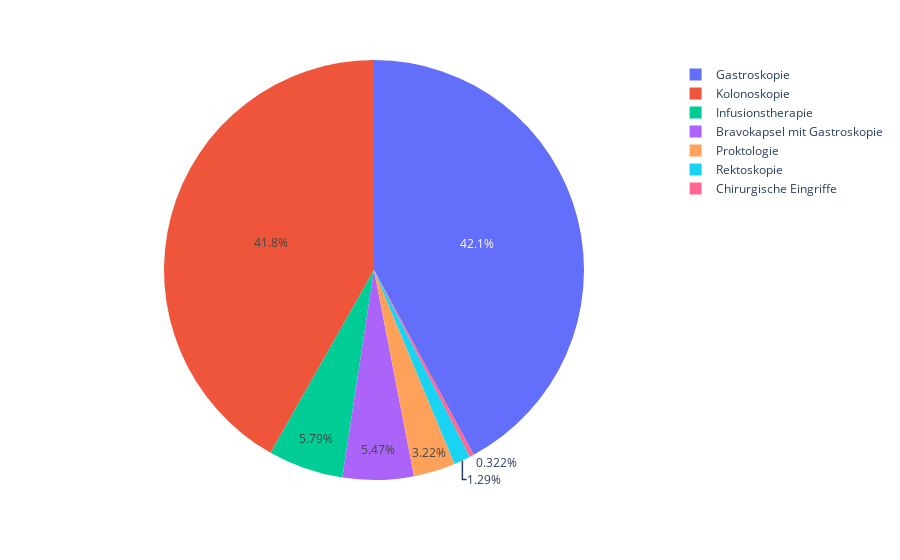

Source (notebook cell):
### Code cell
fig = px.pie(names=s.index, values=s.values)
fig.show()

### Figure 1 — Plotly figure (JSON) as saved in the notebook; plotly's stock layout.template omitted (floating-point values rounded to 4 significant figures)
{"data": [{"domain": {"x": [0, 1], "y": [0, 1]}, "hovertemplate": "label=%{label}<br>value=%{value}<extra></extra>", "labels": ["Gastroskopie", "Kolonoskopie", "Infusionstherapie", "Bravokapsel mit Gastroskopie", "Proktologie", "Rektoskopie", "Chirurgische Eingriffe"], "legendgroup": "", "name": "", "showlegend": true, "type": "pie", "values": [131, 130, 18, 17, 10, 4, 1]}], "layout": {"legend": {"tracegroupgap": 0}, "margin": {"t": 60}}}
